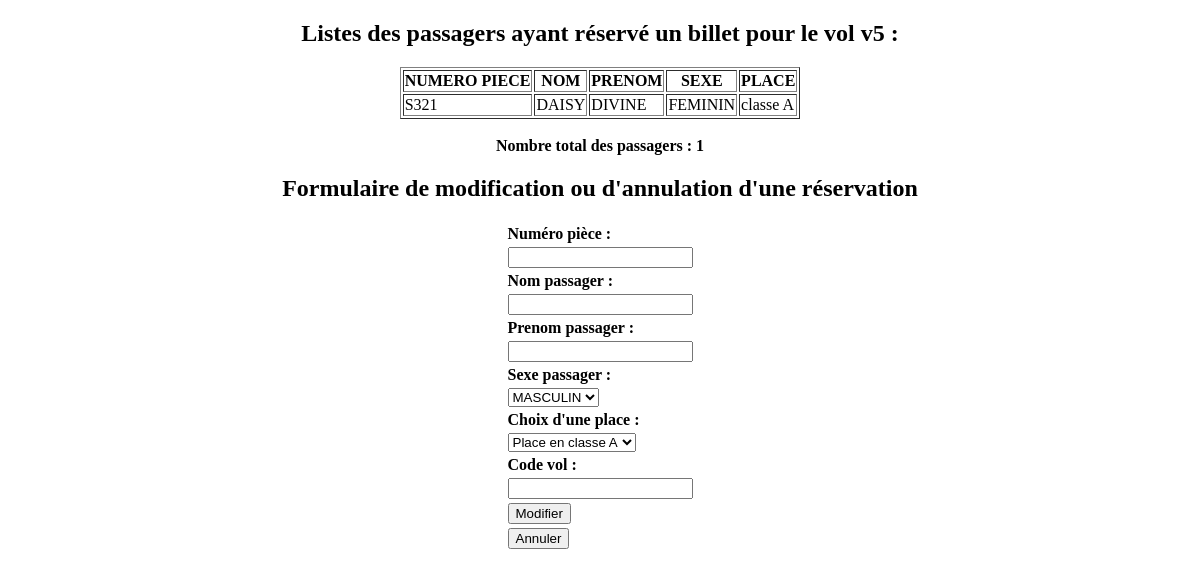
Screenshot of /reservation.php?Matricule=v5 with the database file from the repository.
### tables this page shows
CREATE TABLE IF NOT EXISTS `passager` (
  `numpiece` varchar(30) NOT NULL,
  `nom` varchar(50) NOT NULL,
  `prenom` varchar(50) NOT NULL,
  `sexe` varchar(15) NOT NULL,
  `choix_class` varchar(20) NOT NULL,
  `code_vol` varchar(20) NOT NULL,
  PRIMARY KEY (`numpiece`),
  KEY `fk1` (`code_vol`)
);

### reservation.php (the view, shortened to what this page needs)
<?php
$servername = "localhost";
$username = "root";
$password = "";
$dbname = "aerobase";
$conn = mysqli_connect($servername, $username, $password, $dbname);
?>
<!DOCTYPE html>
<html>
<head>
	<link rel="stylesheet" type="text/css" href="mystyle.css">
</head>
<body>
<div  align="center">
<?php
 @$mat=$_GET['Matricule'];
 print"<h2>Listes des passagers ayant réservé un billet pour le vol $mat :</h2>";
$sql="select * from passager where code_vol='$mat'";
$exe=mysqli_query($conn,$sql);
	print'<table border="1" class="tab"><tr><th>NUMERO PIECE</th><th>NOM</th><th>PRENOM</th><th>SEXE</th><th>PLACE</th></tr>';
	     while($rst=mysqli_fetch_assoc($exe)){
	         $num=$rst['numpiece'];
	        $nom=$rst['nom'];
	        $prenom=$rst['prenom'];
	        $sexe=$rst['sexe'];
	        $place=$rst['choix_class'];
	         print"<tr>";
	         echo"<td>$num</td>";
	         echo"<td>$nom</td>";
	         echo"<td>$prenom</td>";
	         echo"<td>$sexe</td>";
	         echo"<td>$place</td>";
	         print"</tr>";
	     }
	   print'</table>';
	?>
	<?php
	   $kk=mysqli_query($conn,"select count(*) as nbp from passager where code_vol='$mat'");
	    if($res=mysqli_fetch_assoc($kk)){
	    $nomb=$res['nbp'];
	    }
	   echo "<br><b>Nombre total des passagers : $nomb</b>";
	?>
	<h2 align="center">Formulaire de modification ou d'annulation d'une réservation</h2>
	<form action="" method="POST">
	<table >
	<tr><td><b>Numéro pièce :</b></td></tr>
	<tr><td><input type="text" name="num"></td></tr>
	<tr><td><b>Nom passager :</b></td></tr>
	<tr><td><input type="text" name="nom"></td></tr>
	<tr><td><b>Prenom passager :</b></td></tr>
	<tr><td><input type="text" name="prenom"></td></tr>
	<tr><td><b>Sexe passager :</b></td></tr>
	<tr><td><select name="sexe" id="sexe"  >
         <option  value="MASCULIN">MASCULIN</option>
     </select></td></tr>
	<tr><td><b>Choix d'une place :</b></td></tr>
	<tr><td><select name="ch_classe" id="ch_classe"  >
         <option  value="classe A">Place en classe A</option>
     </select></td></tr>
     <tr><td><b>Code vol :</b></td></tr>
	<tr><td><input type="text" name="codevol"></td></tr>
	<tr><td><input type="submit" name="bmodif" value="Modifier" class="bouton"></td></tr>
	<tr><td><input type="submit" name="bsupp" value="Annuler" class="bouton"></td></tr>
	</table>
	</form>
	</div>
</body>

### rows the page displays
passager: numpiece "S321", nom "DAISY", prenom "DIVINE", sexe "FEMININ", choix_class "classe A"

### other values shown
$mat "v5"
$nomb "1"
